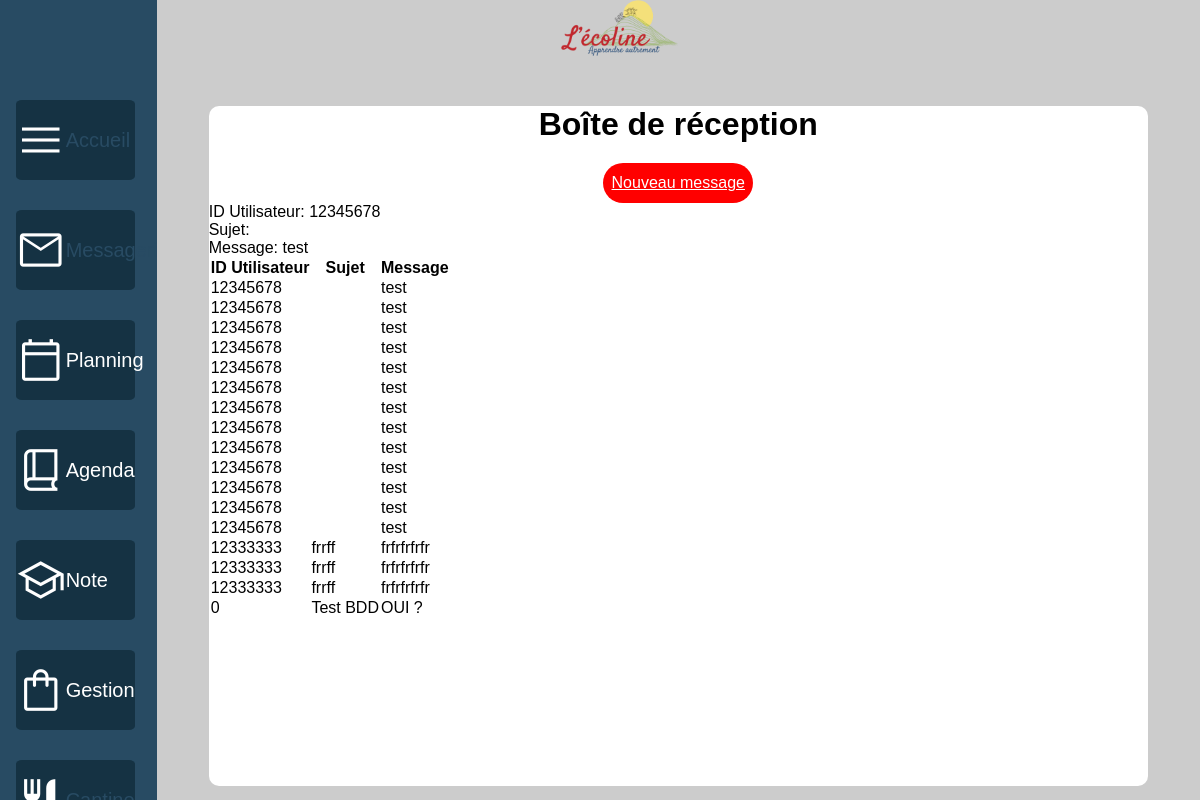
The page /messagerie/index.php on the database its author committed.
### tables this page shows
CREATE TABLE `message` (
  `user_id` int(8) NOT NULL,
  `message_text` text NOT NULL,
  `message_media` mediumblob DEFAULT NULL,
  `destinataire_id` int(8) NOT NULL,
  `message_content` text DEFAULT NULL
);

### messagerie/index.php (the view, shortened to what this page needs)
<!DOCTYPE html>
<html lang="fr">
<head>
</head>
<body>
    <div class="container-all">
        <div class="sidebar">
            <div class="section-container">
                <div class="section">
                    <span class="material-symbols-outlined">
                        </span>
                        <span><a href="/index.html">Accueil</a>
                </div>
                <div class="section">
                    <span class="material-symbols-outlined">
                        </span>
                        <span><a href="index.php">Messagerie</a>
                        </span>
                </div>
                <div class="section">
                    <span class="material-symbols-outlined">
                        </span>
                        <span>Planning</span>
                </div>
                <div class="section">
                    <span class="material-symbols-outlined">
                        </span>
                        <span> Agenda</span>
                </div>
                <div class="section">
                    <span class="material-symbols-outlined">
                        </span>
                        <span>Note</span>
                </div>
                <div class="section">
                    <span class="material-symbols-outlined">
                        </span>
                        <span>Gestion</span>
                </div>
                <div class="section">
                    <span class="material-symbols-outlined">
                        </span>
                        <span><a href="/cantine/cantine-menu.php">Cantine</a></span>
                </div>
            </div>
        </div>
        <p style="font-family:Arial">
        <div class="main">
            <div class="head">
                <div class="logo-block">
                    <img src="image/logo-ecoline.png">
                </div>
                <div class="name-box">
                </div>
            </div>
            <div class="main-container">
                <div class="container">
                    <h1 style="font-family:Arial, Helvetica, sans-serif ";>Boîte de réception</h1>
                    <div class="button-container">
                        <a href="formulaire.php" class="rounded-button">
                            Nouveau message</a>
                    </div>
                    <?php
                    $servername = "localhost";
                    $username = "message";
                    $password = "4VZzATv&jiCV5Jo*5m5i@!X^#PbK9ijx";
                    $dbname = "ecoline";
                    $conn = new mysqli($servername, $username, $password, $dbname);
                    $sql = "SELECT destinataire_id,message_content, message_text FROM message";
                    $result = $conn->query($sql);
                    if ($result->num_rows > 0) {
                        while ($row = $result->fetch_assoc()) {
                            echo "<p>ID Utilisateur: " . $row["destinataire_id"] . "</p>";
                            echo "<p>Sujet: " . $row["message_content"] . "</p>";
                            echo "<p>Message: " . $row["message_text"] . "</p>";
                            echo "<table>";
                            echo "<tr><th>ID Utilisateur</th><th>Sujet</th><th>Message</th></tr>";
                            while ($row = $result->fetch_assoc()) {
                                echo "<tr>";
                                echo "<td>" . $row["destinataire_id"] . "</td>";
                                echo "<td>" . $row["message_content"] . "</td>";
                                echo "<td>" . $row["message_text"] . "</td>";
                                echo "</tr>";
                            }
                            echo "</table>";
                        }
                    } else {
                        echo "No data found.";
                    }
                    ?>
                </div>
            </div>
        </div>
    </div>
</body>
</html>

### messagerie/style.css (style rules this page uses)
body { font-family: Arial; }
.container-all { display: flex; width: 100%; height: 100vh; }
.container-all .main { width: 100%; height: 100%; display: flex; flex-direction: column; background-color: #CCCCCC; overflow-x: scroll; overflow-y: auto; }
.container-all .head { width: 100%; height: 7vh; display: flex; }
.container-all .head .logo-block { width: 50%; height: 100%; text-align: right; }
.container-all .head .logo-block img { height: 100%; }
.container-all .head .name-box { width: 50%; height: 100%; }
.section span { height: 150px; width: auto; }
.main-container { display: flex; width: 90%; height: 850px; justify-content: space-between; margin-left: auto; margin-right: auto; margin-top: 50px; flex-direction: row; align-items: flex-start; flex-wrap: wrap; }
.main-container .container { width: 100%; height: 100%; background-color: white; border-radius: 10px; }
@media screen and (max-width: 1920px) { .main-container .container { width: 100%; height: 98%; } }
@media screen and (max-width: 1700px) { .main-container .container { width: 100%; height: 98%; } }
.rounded-button { width: 150px; height: 40px; border-radius: 20px; background-color: #FF0000; color: #FFFFFF; text-align: center; line-height: 40px; cursor: pointer; }
.button-container { display: flex; justify-content: center; margin-top: 20px; }

### Admin/sidebar.css (style rules this page uses)
* { padding: 0; margin: 0; }
.container-all .sidebar { background-color: #284B63; width: 15%; height: 100vh; overflow: hidden; }
.container-all .sidebar .section-container { margin-top: 100px; width: 80%; margin-left: auto; margin-right: auto; }
.container-all .sidebar .section { background-color: #153243; width: 95%; border-radius: 5%; height: 80px; margin-bottom: 30px; color: white; font-family: Arial; font-size: larger; display: flex; justify-content: space-between; justify-content: left; }
.container-all .sidebar .section .material-symbols-outlined { font-size: 50px; }
.container-all .sidebar .section span { font-size: 20px; line-height: 80px; }
.container-all .sidebar .section a { text-decoration: none; color: #284B63; }

### messagerie/index.php (style rules this page uses)
h1 { text-align: center; }

### rows shown on the page
message: destinataire "12345678", message_text "test"
message: destinataire "12345678", message_text "test"
message: destinataire "12345678", message_text "test"
message: destinataire "12345678", message_text "test"
message: destinataire "12345678", message_text "test"
message: destinataire "12345678", message_text "test"
message: destinataire "12345678", message_text "test"
message: destinataire "12345678", message_text "test"
message: destinataire "12345678", message_text "test"
message: destinataire "12345678", message_text "test"
message: destinataire "12345678", message_text "test"
message: destinataire "12345678", message_text "test"
message: destinataire "12345678", message_text "test"
message: destinataire "12345678", message_text "test"
message: destinataire "12333333", message_content "frrff", message_text "frfrfrfrfr"
message: destinataire "12333333", message_content "frrff", message_text "frfrfrfrfr"
message: destinataire "12333333", message_content "frrff", message_text "frfrfrfrfr"
message: destinataire "0", message_content "Test BDD", message_text "OUI ?"
